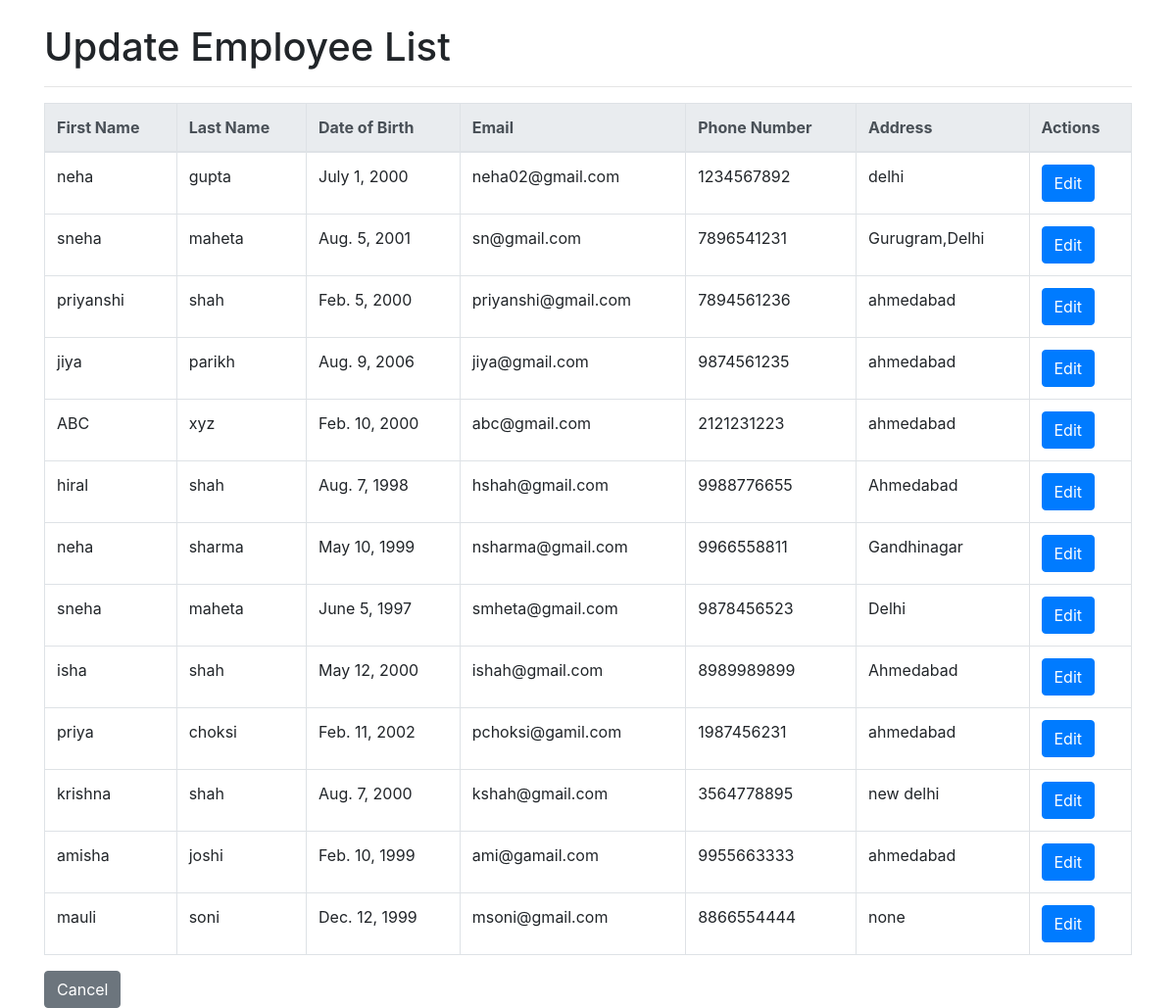
The app's page /update_emp with its own data.
### emp_app/models.py (models this page shows, shortened)
class Employee(models.Model):
    first_name = models.CharField(max_length=100, null= False)
    last_name = models.CharField(max_length=100, null=False)
    Date_Of_Birth =models.DateField(max_length=100, null=False)
    email =models.EmailField(max_length=100, null=False,unique=True)
    phone_number =models.CharField(max_length=10,null=False,unique=True)
    address =models.TextField(max_length=300,null=False)

### emp_app/views.py (the view)
# urls.py: path('update_emp', views.update_emp, name = 'update_emp'),
def update_emp(request, emp_id=0):
    email_validator = EmailValidator()
    try:
        if request.method == 'POST':
            emp_id = request.POST.get('emp_id')
            emp = get_object_or_404(Employee, id=emp_id)
            email = request.POST.get('email')
            try:
                email_validator(email)    # Validate email
            except ValidationError:
                messages.error(request, 'Invalid email format.')
                return redirect(f'/update_emp/{emp_id}/')
            phone_number = request.POST.get('phone_number')     # Validation of number
            if not phone_number.isdigit() or len(phone_number) != 10:
                messages.error(request, 'Phone number must be exactly 10 digits.')
                return redirect(f'/update_emp/{emp_id}/')
            if Employee.objects.filter(phone_number=phone_number).exclude(id=emp_id).exists():  #check new number is exist?
                messages.error(request, 'This phone number is already in use by another employee.')
                return redirect(f'/update_emp/{emp_id}/')
            emp.first_name = request.POST.get('first_name')
            emp.last_name = request.POST.get('last_name')
            Date_Of_Birth = request.POST.get('Date_Of_Birth')
            emp.Date_Of_Birth = datetime.strptime(Date_Of_Birth, '%Y-%m-%d').date() if Date_Of_Birth else emp.Date_Of_Birth
            emp.email = email
            emp.phone_number = phone_number
            emp.address = request.POST.get('address')
            try:
                emp.save()
                messages.success(request, 'Employee Updated Successfully.')
                return redirect('list_emp')
            except IntegrityError:
                messages.error(request, 'This phone number is already in use. Please use different number.')
                return redirect(f'/update_emp/{emp_id}/')
        elif request.method == 'GET':
            if emp_id:
                emp = get_object_or_404(Employee, id=emp_id)
                context = {
                    'emp': emp
                }
                return render(request, 'update_emp.html', context)
            else:
                emps = Employee.objects.all()
                context = {
                    'emps': emps
                }
                return render(request, 'update_emp_list.html', context)
        else:
            messages.error(request, 'An Exception Occurred! Employee Has Not Been Updated.')
            return redirect('update_emp_list')
    except Http404:
        messages.error(request, 'Employee not found!')
        return redirect('update_emp_list')
    except ValidationError as e:
        messages.error(request, f'Validation Error: {e}')
        return redirect(f'/update_emp/{emp_id}/')
    except Exception as e:
        messages.error(request, f'An Unexpected Error Occurred: {e}')
        return redirect(f'/update_emp/{emp_id}/')

### emp_app/templates/update_emp_list.html (shortened to what this page needs)
<!doctype html>
<html lang="en">
<head>
    <link rel="stylesheet" href="https://cdn.jsdelivr.net/npm/bootstrap@4.0.0/dist/css/bootstrap.min.css">
</head>
<body>
    <div class="container">
        <h1 class="mt-4">Update Employee List</h1>
        <hr>
        <table class="table table-bordered">
            <thead class="thead-light">
                <tr>
                    <th>First Name</th>
                    <th>Last Name</th>
                    <th>Date of Birth</th>
                    <th>Email</th>
                    <th>Phone Number</th>
                    <th>Address</th>
                    <th>Actions</th>
                </tr>
            </thead>
            <tbody>
                {% for emp in emps %}
                <tr>
                    <td>{{ emp.first_name }}</td>
                    <td>{{ emp.last_name }}</td>
                    <td>{{ emp.Date_Of_Birth }}</td>
                    <td>{{ emp.email }}</td>
                    <td>{{ emp.phone_number }}</td>
                    <td>{{ emp.address }}</td>
                    <td>
                        <a class="btn btn-primary" href="{% url 'update_emp' emp.id %}">Edit</a>
                    </td>
                </tr>
                {% endfor %}
            </tbody>
        </table>
        <a href="{% url 'index' %}" class="btn btn-secondary">Cancel</a>
    </div>
</body>
</html>

### records on screen
Employee: first_name "neha", last_name "gupta", Date_Of_Birth "July 1, 2000", email "neha02@gmail.com", phone_number "1234567892", address "delhi"
Employee: first_name "sneha", last_name "maheta", Date_Of_Birth "Aug. 5, 2001", email "sn@gmail.com", phone_number "7896541231", address "Gurugram,Delhi"
Employee: first_name "priyanshi", last_name "shah", Date_Of_Birth "Feb. 5, 2000", email "priyanshi@gmail.com", phone_number "7894561236", address "ahmedabad"
Employee: first_name "jiya", last_name "parikh", Date_Of_Birth "Aug. 9, 2006", email "jiya@gmail.com", phone_number "9874561235", address "ahmedabad"
Employee: first_name "ABC", last_name "xyz", Date_Of_Birth "Feb. 10, 2000", email "abc@gmail.com", phone_number "2121231223", address "ahmedabad"
Employee: first_name "hiral", last_name "shah", Date_Of_Birth "Aug. 7, 1998", email "hshah@gmail.com", phone_number "9988776655", address "Ahmedabad"
Employee: first_name "neha", last_name "sharma", Date_Of_Birth "May 10, 1999", email "nsharma@gmail.com", phone_number "9966558811", address "Gandhinagar"
Employee: first_name "sneha", last_name "maheta", Date_Of_Birth "June 5, 1997", email "smheta@gmail.com", phone_number "9878456523", address "Delhi"
Employee: first_name "isha", last_name "shah", Date_Of_Birth "May 12, 2000", email "ishah@gmail.com", phone_number "8989989899", address "Ahmedabad"
Employee: first_name "priya", last_name "choksi", Date_Of_Birth "Feb. 11, 2002", email "pchoksi@gamil.com", phone_number "1987456231", address "ahmedabad"
Employee: first_name "krishna", last_name "shah", Date_Of_Birth "Aug. 7, 2000", email "kshah@gmail.com", phone_number "3564778895", address "new delhi"
Employee: first_name "amisha", last_name "joshi", Date_Of_Birth "Feb. 10, 1999", email "ami@gamail.com", phone_number "9955663333", address "ahmedabad"
Employee: first_name "mauli", last_name "soni", Date_Of_Birth "Dec. 12, 1999", email "msoni@gmail.com", phone_number "8866554444", address "none"
